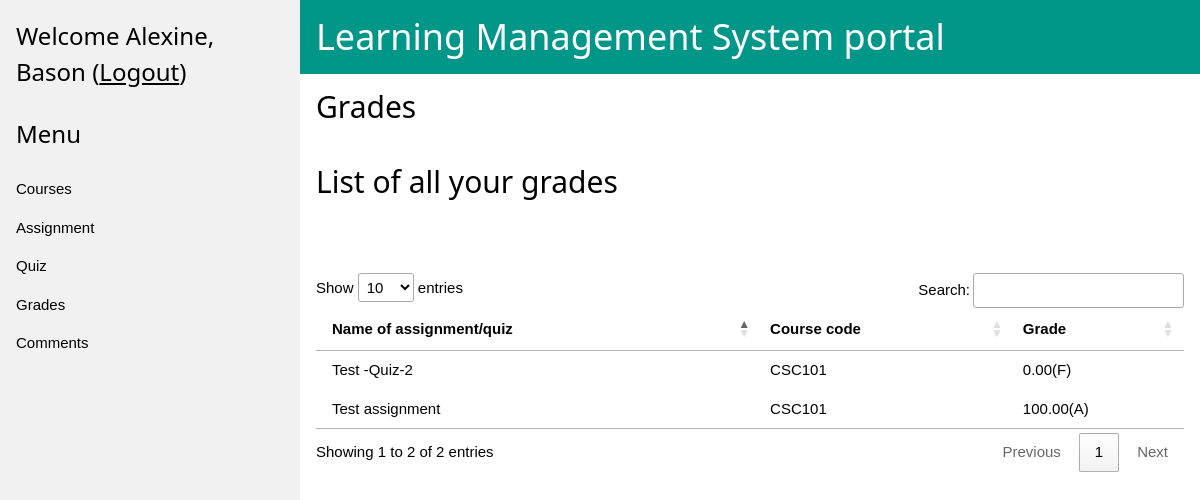
The app's page /classroom/student/grades/ (signed in) with its own data.
### accounts/models.py (models this page shows)
class User(AbstractUser):
    USER_ROLE = (
        ('AD', 'System Admin'),
        ('LA', 'Admin'),
        ('IN', 'Instructor'),
        ('TA', 'Teaching Assistant'),
        ('ST', 'Student'),
    )
    user_type = models.CharField(max_length=2, choices=USER_ROLE)
    class Meta:
        permissions = (
            ('create_lms_admin', 'Create LMS Admin'),
            ('create_instructor', 'Create Instructor'),
            ('create_teaching_assistant', 'Create Teaching Assistant'),
            ('create_student', 'Create Student'),
        )

### classroom/models.py (models this page shows, shortened)
class Grade(models.Model):
    score = models.DecimalField(default=0, decimal_places=2, max_digits=100, help_text='Score is expressed in percentage')
    quiz_or_assignment = models.ForeignKey(QuizOrAssignment, on_delete=models.CASCADE, null=True, default=None)
    course = models.ForeignKey(Course, on_delete=models.CASCADE)
    student =  models.ForeignKey(settings.AUTH_USER_MODEL, on_delete=models.CASCADE)

class QuizOrAssignment(models.Model):
    owner = models.ForeignKey(settings.AUTH_USER_MODEL, on_delete=models.CASCADE)
    name = models.CharField(max_length=255, unique=True)
    course = models.ForeignKey(Course, on_delete=models.CASCADE)
    date_of_submission = models.DateTimeField(help_text='Date and time of submission')
    is_assignment = models.BooleanField(default=False)
    class Meta:
        permissions = (
            ('modify_quiz_or_assignment', 'Modify quiz or assignment'),
        )

class Course(models.Model):
    title = models.CharField(max_length=255)
    code = models.CharField(max_length=6, unique=True, primary_key=True)
    instructors = models.ManyToManyField(settings.AUTH_USER_MODEL, related_name='instructors')
    syllabus = models.TextField()
    modules = models.ManyToManyField(Module)
    students = models.ManyToManyField(settings.AUTH_USER_MODEL, related_name='students')
    teaching_assistants = models.ManyToManyField(settings.AUTH_USER_MODEL, related_name='teaching_assistant', blank=True)

### classroom/views/student.py (the view, shortened to what this page needs)
class ChoiceList(TestStudent, ListView):
    def get(self, request, *args, **kwargs):
        context = get_context_variables(
            self.kwargs['choice'], self.request.user)
        return self.render_to_response(context)
    def get_template_names(self):
        template = {
            'courses': r'classroom/student/courses.html',
            'assignments': r'classroom/student/assignments.html',
            'quizzes': r'classroom/student/quizzes.html',
            'grades': r'classroom/student/grades.html',
            'discussions': r'classroom/student/discussions.html',
        }[self.kwargs['choice']]
        return [template]

### classroom/templatetags/student_tags.py (called while the page is built)
@register.simple_tag
def get_grade_and_percentage(score):
    grade = ''
    if score > 80 and score <= 100:
        grade = 'A'
    elif score > 70 and score < 80:
        grade = 'B'
    elif score > 60 and score < 70:
        grade = 'C'
    elif score > 50 and score < 60:
        grade = 'D'
    else:
        grade = 'F'
    result = '{0}({1})'.format(score,grade)
    return result

### classroom/views/student.py (called while the page is built, shortened)
def get_context_variables(choice, user):
    if user.user_type == 'ST':
        if choice == 'courses':
            courses = Course.objects.filter(students=user)
            context = {'courses': courses}
        elif choice == 'discussions':
            discussions = Discussion.objects.filter(course__students=user)
            comments = Comment.objects.filter(
                discussion__course__students=user)
            context = {'discussions': discussions, 'comments': comments}
        elif choice == 'grades':
            grades = Grade.objects.filter(student=user)
            context = {'grades': grades}
        else:
            raise PermissionDenied
        return context
    else:
        raise PermissionDenied

    def test_func(self):
        if not self.request.user.is_authenticated:
            raise PermissionDenied
        if not self.request.user.user_type == 'ST':
            raise PermissionDenied
        return self.dispatch

### classroom/templates/classroom/student/grades.html (shortened to what this page needs)
{% extends "classroom/student_base.html" %}
{% load student_tags %}
{% load static %}
{% block choice %}
    Grades
    <p>List of all your grades</p>
{% endblock choice %}
{% block content %}
    <div class="w3-section w3-container">
        <table class="w3-table w3-bordered">
            <thead>
            <tr>
            <th>Name of assignment/quiz</th>
            <th>Course code</th>
            <th>Grade</th>
            </tr>
            </thead>
            <tbody>
            {% for grade in grades %}
            <tr class="w3-hover-teal">
            <td>{{grade.quiz_or_assignment.name}}</td>
            <td>{{grade.course.code}}</td>
            <td>{% get_grade_and_percentage grade.score %}</td>
            </tr>
            {% empty %}
            <tbody>
                <tr>
                    <td colspan="3" class="w3-grey w3-center">No data to display</td>
                </tr>
            </tbody>
            {% endfor %}
            </tbody>
        </table>
    </div>
{% endblock content %}

### classroom/templates/classroom/student_base.html (shortened to what this page needs)
{% extends "base.html" %}
{% load static %}
{% block boilerplate_html %}
{% block css %}
  <link rel="stylesheet" href="{% static 'classroom/css/student/styles.css' %}">
{% endblock css %}
<div class="w3-sidebar w3-light-grey w3-bar-block" style="width:25%">
  {% if user.is_authenticated %}
    <h3 class="w3-bar-item">Welcome {{user.first_name}}, {{user.last_name}} (<a href="{%url 'accounts:logout' %}">Logout</a>)</h3>
  {% endif %}
    <h3 class="w3-bar-item">Menu</h3>
    <a href="{% url 'classroom:student_view' choice='courses' %}" class="w3-bar-item w3-button">Courses</a>
    <a href="{% url 'classroom:student_view' choice='assignments' %}" class="w3-bar-item w3-button">Assignment</a>
    <a href="{% url 'classroom:student_view' choice='quizzes' %}" class="w3-bar-item w3-button">Quiz</a>
    <a href="{% url 'classroom:student_view' choice='grades' %}" class="w3-bar-item w3-button">Grades</a>
    <a href="{% url 'classroom:student_view' choice='discussions' %}" class="w3-bar-item w3-button">Comments</a>
</div>
<div style="margin-left:25%">
<div class="w3-container w3-teal">
    <h1>Learning Management System portal</h1>
</div>
<div class="w3-container">
        <h2> {% block choice %}{% endblock choice %}  </h2>
        <br>
      </div>
      {% block content %}
      {% endblock content %}
  </div>
{% endblock boilerplate_html %}

### records on screen
User: first_name "Alexine", last_name "Bason"
Grade: quiz_or_assignment.name "Test assignment", course.code "CSC101", score "100.00(A)"
Grade: quiz_or_assignment.name "Test -Quiz-2", course.code "CSC101", score "0.00(F)"
